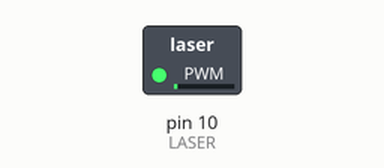
The sketch below on a simulated Arduino Uno, built with avr-gcc and run on an emulated ATmega328P. Shown: switched loads named in the sketch (green lamp = pin HIGH).

Above: at 0.15 s.
At 7.2 s:
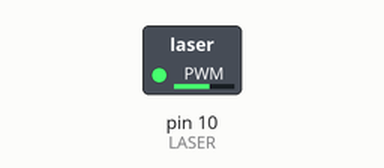
At 19.2 s:
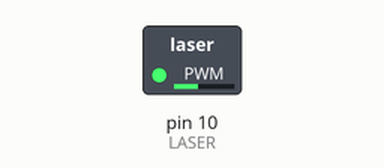
At 38.3 s:
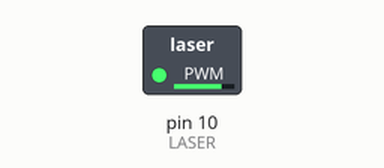
Timing chart, 0 to 40.0 s (numbered marks = the images above):
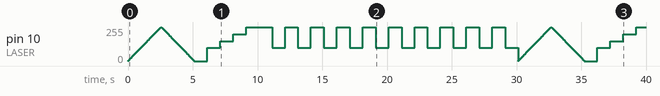

The sketch:

SoftMode.ino
```cpp
// !!! https://arduino.ru/Reference/AnalogWrite
// https://arduino-tex.ru/news/33/ky-008-lazernyi-modul-podklyuchenie-k-arduino.html
// https://xn--18-6kcdusowgbt1a4b.xn--p1ai/%D0%BB%D0%B0%D0%B7%D0%B5%D1%80%D0%BD%D1%8B%D0%B9-%D0%BC%D0%BE%D0%B4%D1%83%D0%BB%D1%8C-%D0%B0%D1%80%D0%B4%D1%83%D0%B8%D0%BD%D0%BE/

// Порт для включения лазерного светодиода можно менять
// !!! но только на аналоговый выход с поддержкой ШИМ     // другие порты горят статично (на ЛД высокий(5В) и низкий(0В) уровни только)

// Уменьшая задержку (DELAY_LD) и аналоговый итератор (ANALOG_ITERATOR) будет мигать быстрее, вплоть до неотличимого мигания

// Выдает аналоговую величину (ШИМ волну) на порт вход/выхода.
// Функция может быть полезна для управления яркостью подключенного светодиода или скоростью электродвигателя.
// После вызова analogWrite() на выходе будет генерироваться постоянная прямоугольная волна с заданной шириной импульса до следующего вызова analogWrite
// (или вызова digitalWrite или digitalRead на том же порту вход/выхода). Частота ШИМ сигнала приблизительно 490 Hz.

#define DELAY_LD          10  // управление скоростью включения/выключения
#define ANALOG_ITERATOR   255 // 0...255

#define LASER             10  // Порт к которому подключен лазерный диод

void setup()
{
   pinMode(LASER, OUTPUT);    // инициализируем Pin10 как выход
}

void loop()
{
   for (int i=0; i<=ANALOG_ITERATOR; i++) // плавное включение лазера
   {
      analogWrite(LASER, i);
      delay(DELAY_LD);
   }
   for (int i=ANALOG_ITERATOR; i>=0; i--) //плавное выключение лазера
   {
      analogWrite(LASER, i);
      delay(DELAY_LD);
   }

//Яркость ЛД : напряжение зависит от Х (LASER, Х)
  analogWrite(LASER, 0);
  delay(1000);
  analogWrite(LASER, 100);
  delay(1000);
  analogWrite(LASER, 150);
  delay(1000);
  analogWrite(LASER, 200);
  delay(1000);
  analogWrite(LASER, 255);
  delay(1000);

  for (int i=0; i<10; i++)
  {
    analogWrite(LASER, 255);
    delay(1000);
    analogWrite(LASER, 100);
    delay(1000);
  }
}
```
